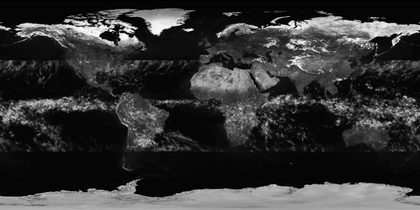
%> input picture 数字图像处理/实验/project3/code/Fig623.tif, 420 x 210 px, shrunk from 2700 x 1349 before the run
$ octave pro3.m   (GNU Octave 9; MATLAB toolbox functions it lacks are replaced by stand-ins)
%> lines starting %> are read from the running program, lines starting %| are printed output that depends on the picture
close all;clc;clear;

% load image and display
img = imread('Fig623.tif');
%> img is the input picture: size 210x420 uint8; min 0, max 255, mean 52.1
figure(1);subplot(1,2,1);
imshow(img);
title('original image');

% read basic image information
img = double(img);
%> img: size 210x420 double
[M, N] = size(img);
%> M = 210; N = 420
gray_level = 256;
R = zeros(M, N);
G = zeros(M, N);
B = zeros(M, N);

% process four gray levels separately
for i = 1:M
    for j = 1:N
        if(img(i, j) < gray_level/4)
            R(i, j) = 0;
            G(i, j) = 4 * img(i, j);
            B(i, j) = gray_level;
        else if(img(i, j) < gray_level/2)
                R(i, j) = 0;
                G(i, j) = gray_level;
                B(i, j) = gray_level*2 - 4 * img(i, j);
            else if(img(i, j) < 3*gray_level/4)
                    R(i, j) = 4 * img(i, j) - gray_level*2;
                    G(i, j) = gray_level;
                    B(i, j) = 0;
                else
                    R(i, j) = gray_level;
                    G(i, j) = 4 * gray_level - 4 * img(i, j);
                    B(i, j) = 0;
                end
            end
        end
    end
end
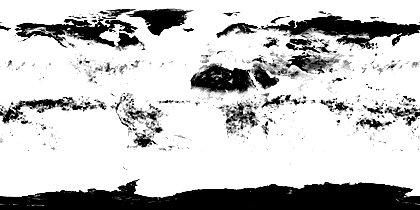
%> B: size 210x420 double; min 0, max 256, mean 198.2; drawn with min black and max white
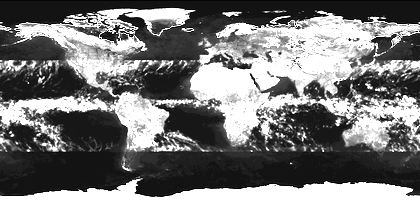
%> G: size 210x420 double; min 0, max 256, mean 122.6; drawn with min black and max white
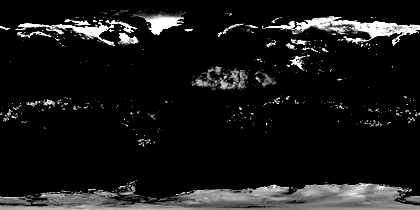
%> R: size 210x420 double; min 0, max 256, mean 23.2; drawn with min black and max white

% merge three channels of RBG
img1 = zeros(M, N);
for i = 1:M
    for j = 1:N
        img1(i, j, 1) = R(i, j);
        img1(i, j, 2) = G(i, j);
        img1(i, j, 3) = B(i, j);
    end
end
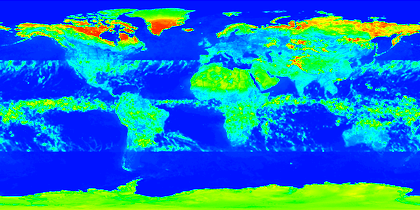
%> img1: size 210x420x3 double; mean R, G, B 23.2, 122.6, 198.2; drawn with min black and max white
img1 = img1 / 256;

subplot(1,2,2);
imshow(img1);
title('Pseudo-Color');

$ run again, with 数字图像处理/实验/project3/code/Fig110.TIF copied over 数字图像处理/实验/project3/code/Fig623.tif
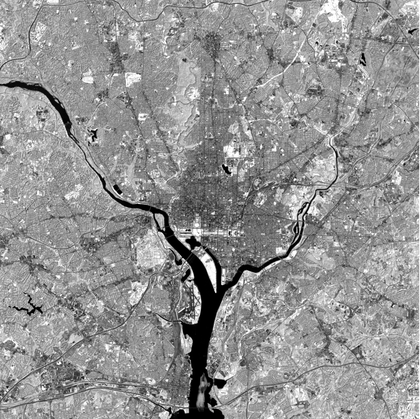
%> input picture 数字图像处理/实验/project3/code/Fig110.TIF, 420 x 419 px, shrunk from 1026 x 1024 before the run
%> img is the input picture: size 419x420 uint8; min 0, max 255, mean 146.4
%> img: size 419x420 double
%> after the loop `for i = 1:M`:
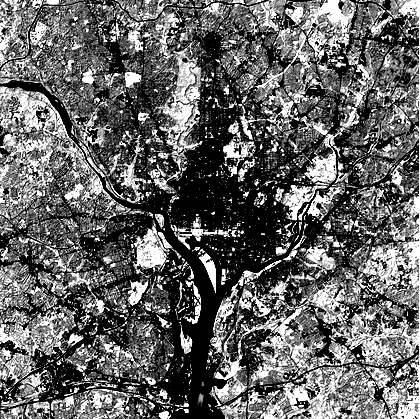
%> R: size 419x420 double; min 0, max 256, mean 101.1; drawn with min black and max white
%> after the loop `for i = 1:M`:
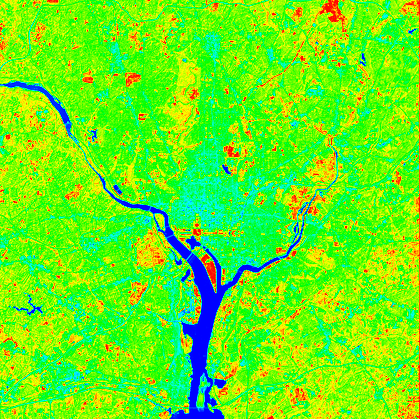
%> img1: size 419x420x3 double; mean R, G, B 101.1, 238.7, 29.3; drawn with min black and max white
